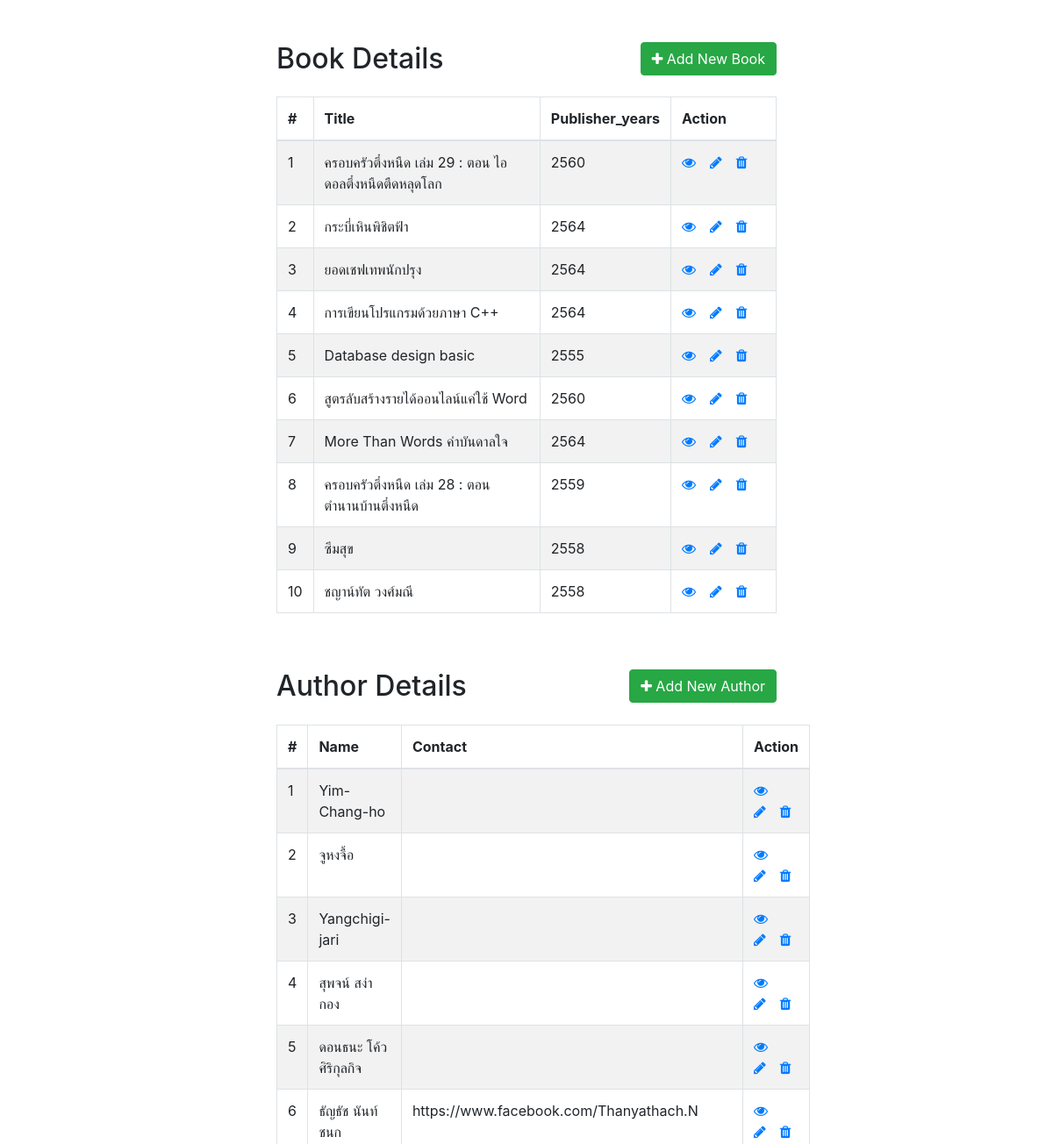
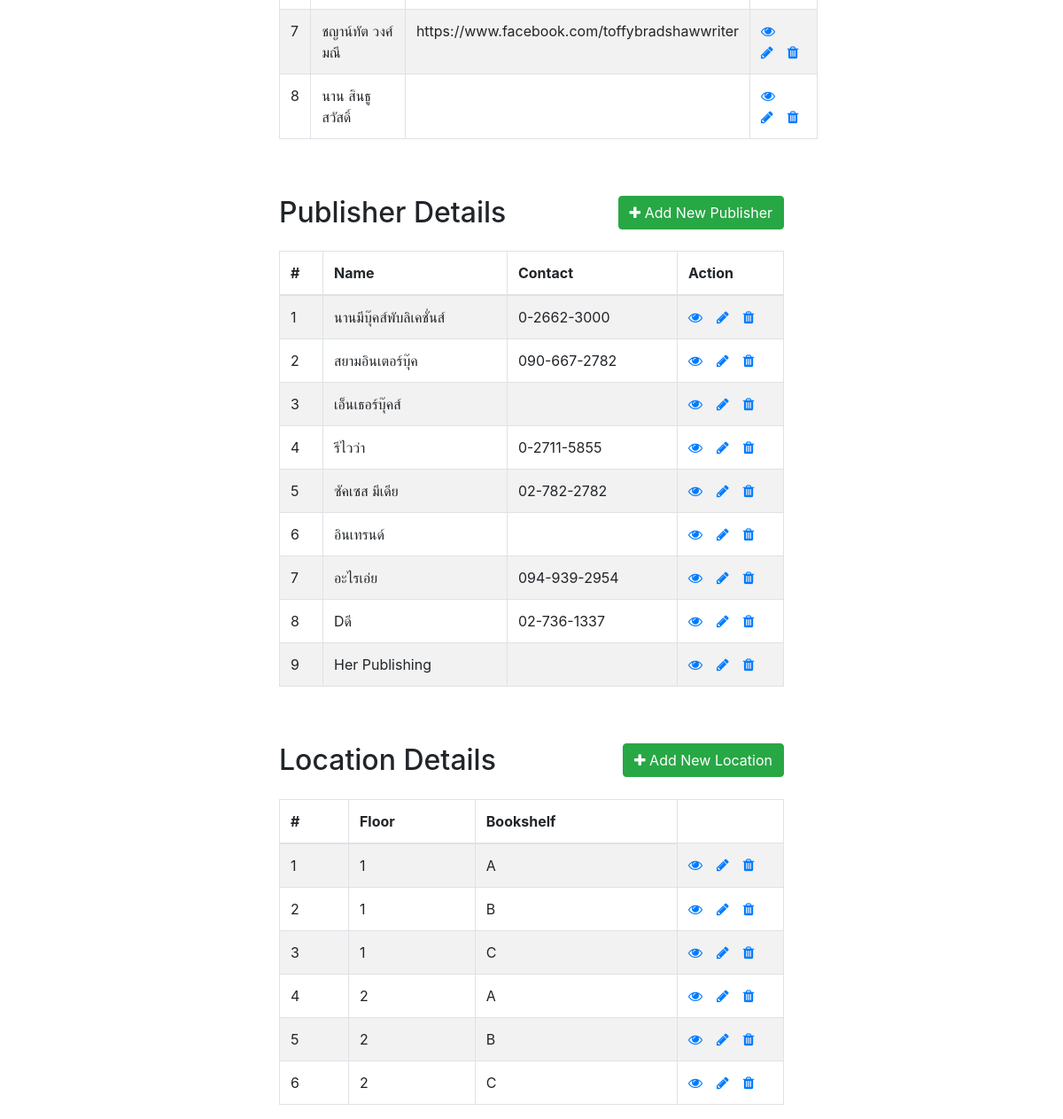
Screenshot of /php_css/index_admin.php with the database file from the repository (2 pictures, top to bottom).
### tables this page shows
CREATE TABLE `book` (
  `book_id` int(11) NOT NULL,
  `title` varchar(100) NOT NULL,
  `image` varchar(100) NOT NULL,
  `category` varchar(100) DEFAULT NULL,
  `detail` varchar(500) DEFAULT NULL,
  `publisher_years` varchar(5) NOT NULL,
  `author_id` int(11) NOT NULL,
  `publisher_id` int(11) NOT NULL,
  `location_id` int(11) NOT NULL
);

CREATE TABLE `author` (
  `author_id` int(11) NOT NULL,
  `author_name` varchar(100) NOT NULL,
  `author_contact` varchar(100) DEFAULT NULL
);

CREATE TABLE `publisher` (
  `publisher_id` int(11) NOT NULL,
  `publisher_name` varchar(100) NOT NULL,
  `publisher_contact` varchar(100) DEFAULT NULL
);

CREATE TABLE `location` (
  `location_id` int(11) NOT NULL,
  `floor` varchar(100) NOT NULL,
  `bookshelf` varchar(100) NOT NULL
);

### php_css/index_admin.php (the view, shortened to what this page needs)
<!DOCTYPE html>
<html lang="en">
<head>
    <link rel="stylesheet" href="https://stackpath.bootstrapcdn.com/bootstrap/4.5.2/css/bootstrap.min.css">
    <link rel="stylesheet" href="https://maxcdn.bootstrapcdn.com/font-awesome/4.7.0/css/font-awesome.min.css">
</head>
<body>
    <div class="wrapper">
        <div class="container-fluid">
            <div class="row">
                <div class="col-md-12">
                    <div class="mt-5 mb-3 clearfix">
                        <h2 class="pull-left">Book Details</h2>
                        <a href="book_create.php" class="btn btn-success pull-right"><i class="fa fa-plus"></i> Add New Book</a>
                    </div>
                    <?php
                    require_once "config.php";
                    $sql = "SELECT `book_id`, `title`, `publisher_years` FROM `book`";
                    if($result = mysqli_query($link, $sql)){
                        if(mysqli_num_rows($result) > 0){
                            echo '<table class="table table-bordered table-striped">';
                                echo "<thead>";
                                    echo "<tr>";
                                        echo "<th>#</th>";
                                        echo "<th>Title</th>";
                                        echo "<th>Publisher_years</th>";
                                        echo "<th>Action</th>";
                                    echo "</tr>";
                                echo "</thead>";
                                echo "<tbody>";
                                while($row = mysqli_fetch_array($result)){
                                    echo "<tr>";
                                        echo "<td>" . $row['book_id'] . "</td>";
                                        echo "<td>" . $row['title'] . "</td>";
                                        echo "<td>" . $row['publisher_years'] . "</td>";
                                        echo "<td>";
                                            echo '<a href="book_read.php?book_id='. $row['book_id'] .'" class="mr-3" title="View" data-toggle="tooltip"><span class="fa fa-eye"></span></a>';
                                            echo '<a href="book_update.php?book_id='. $row['book_id'] .'" class="mr-3" title="Update" data-toggle="tooltip"><span class="fa fa-pencil"></span></a>';
                                            echo '<a href="book_delete.php?book_id='. $row['book_id'] .'" title="Delete" data-toggle="tooltip"><span class="fa fa-trash"></span></a>';
                                        echo "</td>";
                                    echo "</tr>";
                                }
                                echo "</tbody>";
                            echo "</table>";
                        } else{
                            echo '<div class="alert alert-danger"><em>No data were found.</em></div>';
                        }
                    } else{
                        echo "Oops! Something went wrong. Please try again later.";
                    }
                    ?>
                </div>
            </div>
        </div>
    </div>
    <div class="wrapper">
        <div class="container-fluid">
            <div class="row">
                <div class="col-md-12">
                    <div class="mt-5 mb-3 clearfix">
                        <h2 class="pull-left">Author Details</h2>
                        <a href="author_create.php" class="btn btn-success pull-right"><i class="fa fa-plus"></i> Add New Author</a>
                    </div>
                    <?php
                    $sql = "SELECT * FROM author";
                    if($result = mysqli_query($link, $sql)){
                        if(mysqli_num_rows($result) > 0){
                            echo '<table class="table table-bordered table-striped">';
                                echo "<thead>";
                                    echo "<tr>";
                                        echo '<th>#</th>';
                                        echo '<th>Name</th>';
                                        echo '<th>Contact</th>';
                                        echo '<th>Action</th>';
                                    echo "</tr>";
                                echo "</thead>";
                                echo "<tbody>";
                                while($row = mysqli_fetch_array($result)){
                                    echo "<tr>";
                                        echo "<td>" . $row['author_id'] . "</td>";
                                        echo "<td>" . $row['author_name'] . "</td>";
                                        echo "<td>" . $row['author_contact'] . "</td>";
                                        echo "<td>";
                                            echo '<a href="author_read.php?author_id='. $row['author_id'] .'" class="mr-3" title="View" data-toggle="tooltip"><span class="fa fa-eye"></span></a>';
                                            echo '<a href="author_update.php?author_id='. $row['author_id'] .'" class="mr-3" title="Update" data-toggle="tooltip"><span class="fa fa-pencil"></span></a>';
                                            echo '<a href="author_delete.php?author_id='. $row['author_id'] .'" title="Delete" data-toggle="tooltip"><span class="fa fa-trash"></span></a>';
                                        echo "</td>";
                                    echo "</tr>";
                                }
                                echo "</tbody>";
                            echo "</table>";
                        } else{
                            echo '<div class="alert alert-danger"><em>No data were found.</em></div>';
                        }
                    } else{
                        echo "Oops! Something went wrong. Please try again later.";
                    }
                    ?>
                </div>
            </div>
        </div>
    </div>
    <div class="wrapper">
        <div class="container-fluid">
            <div class="row">
                <div class="col-md-12">
                    <div class="mt-5 mb-3 clearfix">
                        <h2 class="pull-left">Publisher Details</h2>
                        <a href="publisher_create.php" class="btn btn-success pull-right"><i class="fa fa-plus"></i> Add New Publisher</a>
                    </div>
                    <?php
                    $sql = "SELECT * FROM publisher";
                    if($result = mysqli_query($link, $sql)){
                        if(mysqli_num_rows($result) > 0){
                            echo '<table class="table table-bordered table-striped">';
                                echo "<thead>";
                                    echo "<tr>";
                                        echo '<th>#</th>';
                                        echo '<th>Name</th>';
                                        echo '<th>Contact</th>';
                                        echo '<th>Action</th>';
                                    echo "</tr>";
                                echo "</thead>";
                                echo "<tbody>";
                                while($row = mysqli_fetch_array($result)){
                                    echo "<tr>";
                                        echo "<td>" . $row['publisher_id'] . "</td>";
                                        echo "<td>" . $row['publisher_name'] . "</td>";
                                        echo "<td>" . $row['publisher_contact'] . "</td>";
                                        echo "<td>";
                                            echo '<a href="publisher_read.php?publisher_id='. $row['publisher_id'] .'" class="mr-3" title="View" data-toggle="tooltip"><span class="fa fa-eye"></span></a>';
                                            echo '<a href="publisher_update.php?publisher_id='. $row['publisher_id'] .'" class="mr-3" title="Update" data-toggle="tooltip"><span class="fa fa-pencil"></span></a>';
                                            echo '<a href="publisher_delete.php?publisher_id='. $row['publisher_id'] .'" title="Delete" data-toggle="tooltip"><span class="fa fa-trash"></span></a>';
                                        echo "</td>";
                                    echo "</tr>";
                                }
                                echo "</tbody>";
                            echo "</table>";
                        } else{
                            echo '<div class="alert alert-danger"><em>No data were found.</em></div>';
                        }
                    } else{
                        echo "Oops! Something went wrong. Please try again later.";
                    }
                    ?>
                </div>
            </div>
        </div>
    </div>
    <div class="wrapper">
        <div class="container-fluid">
            <div class="row">
                <div class="col-md-12">
                    <div class="mt-5 mb-3 clearfix">
                        <h2 class="pull-left">Location Details</h2>
                        <a href="location_create.php" class="btn btn-success pull-right"><i class="fa fa-plus"></i> Add New Location</a>
                    </div>
                    <?php
                    $sql = "SELECT * FROM location";
                    if($result = mysqli_query($link, $sql)){
                        if(mysqli_num_rows($result) > 0){
                            echo '<table class="table table-bordered table-striped">';
                                echo "<thead>";
                                    echo "<tr>";
                                        echo '<th>#</th>';
                                        echo '<th>Floor</th>';
                                        echo '<th>Bookshelf</th>';
                                    echo "</tr>";
                                echo "</thead>";
                                echo "<tbody>";
                                while($row = mysqli_fetch_array($result)){
                                    echo "<tr>";
                                        echo "<td>" . $row['location_id'] . "</td>";
                                        echo "<td>" . $row['floor'] . "</td>";
                                        echo "<td>" . $row['bookshelf'] . "</td>";
                                        echo "<td>";
                                            echo '<a href="location_read.php?location_id='. $row['location_id'] .'" class="mr-3" title="View" data-toggle="tooltip"><span class="fa fa-eye"></span></a>';
                                            echo '<a href="location_update.php?location_id='. $row['location_id'] .'" class="mr-3" title="Update" data-toggle="tooltip"><span class="fa fa-pencil"></span></a>';
                                            echo '<a href="location_delete.php?location_id='. $row['location_id'] .'" title="Delete" data-toggle="tooltip"><span class="fa fa-trash"></span></a>';
                                        echo "</td>";
                                    echo "</tr>";
                                }
                                echo "</tbody>";
                            echo "</table>";
                        } else{
                            echo '<div class="alert alert-danger"><em>No data were found.</em></div>';
                        }
                    } else{
                        echo "Oops! Something went wrong. Please try again later.";
                    }
                    ?>
                </div>
            </div>
        </div>
    </div>
</body>
</html>

### php_css/index_admin.php (style rules this page uses)
.wrapper { width: 600px; margin: 0 auto; }
table tr td:last-child { width: 120px; }

### rows the page displays
book: book_id "1", title "ครอบครัวตึ๋งหนืด เล่ม 29 : ตอน ไอดอลตึ๋งหนืดตืดหลุดโลก", publisher_years "2560"
book: book_id "2", title "กระบี่เหินพิชิตฟ้า", publisher_years "2564"
book: book_id "3", title "ยอดเชฟเทพนักปรุง", publisher_years "2564"
book: book_id "4", title "การเขียนโปรแกรมด้วยภาษา C++", publisher_years "2564"
book: book_id "5", title "Database design basic", publisher_years "2555"
book: book_id "6", title "สูตรลับสร้างรายได้ออนไลน์แค่ใช้ Word", publisher_years "2560"
book: book_id "7", title "More Than Words คำบันดาลใจ", publisher_years "2564"
book: book_id "8", title "ครอบครัวตึ๋งหนืด เล่ม 28 : ตอน ตำนานบ้านตึ๋งหนืด", publisher_years "2559"
book: book_id "9", title "ซึมสุข", publisher_years "2558"
book: book_id "10", title "ชญาน์ทัต วงศ์มณี", publisher_years "2558"
author: author_id "1", author_name "Yim-Chang-ho"
author: author_id "2", author_name "จูหงจื้อ"
author: author_id "3", author_name "Yangchigi-jari"
author: author_id "4", author_name "สุพจน์ สง่ากอง"
author: author_id "5", author_name "ดอนธนะ โค้วศิริกุลกิจ"
author: author_id "6", author_name "ธัญธัช นันท์ชนก", author_contact "https://www.facebook.com/Thanyathach.N"
author: author_id "7", author_name "ชญาน์ทัต วงศ์มณี", author_contact "https://www.facebook.com/toffybradshawwriter"
author: author_id "8", author_name "นาน สินธูสวัสดิ์"
publisher: publisher_id "1", publisher_name "นานมีบุ๊คส์พับลิเคชั่นส์", publisher_contact "0-2662-3000"
publisher: publisher_id "2", publisher_name "สยามอินเตอร์บุ๊ค", publisher_contact "090-667-2782"
publisher: publisher_id "3", publisher_name "เอ็นเธอร์บุ๊คส์"
publisher: publisher_id "4", publisher_name "รีไวว่า", publisher_contact "0-2711-5855"
publisher: publisher_id "5", publisher_name "ซัคเซส มีเดีย", publisher_contact "02-782-2782"
publisher: publisher_id "6", publisher_name "อินเทรนด์"
publisher: publisher_id "7", publisher_name "อะไรเอ่ย", publisher_contact "094-939-2954"
publisher: publisher_id "8", publisher_name "Dดี", publisher_contact "02-736-1337"
publisher: publisher_id "9", publisher_name "Her Publishing"
location: location_id "1", floor "1", bookshelf "A"
location: location_id "2", floor "1", bookshelf "B"
location: location_id "3", floor "1", bookshelf "C"
location: location_id "4", floor "2", bookshelf "A"
location: location_id "5", floor "2", bookshelf "B"
location: location_id "6", floor "2", bookshelf "C"
